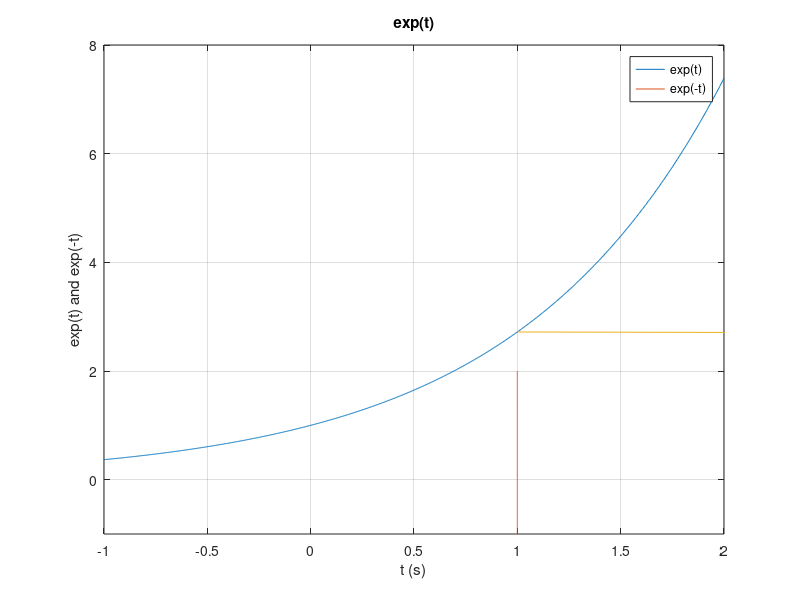

MATLAB code for this plot:
%% Exponentials 
%% Plots $e^omega t$ to help in the visualization
% of the Exponential Fourier Series
%
% Prepared for EG-247 by 
% C.P. Jobling
%% The decaying exponentail
t=linspace(-1,2,1000);
figure
plot(t,exp(t),exp(0.*t),t,exp(-t))
axis([-1,2,-1,8])
title('exp(t)')
xlabel('t (s)')
ylabel('exp(t) and exp(-t)')
legend('exp(t)','exp(-t)')
grid
hold off
